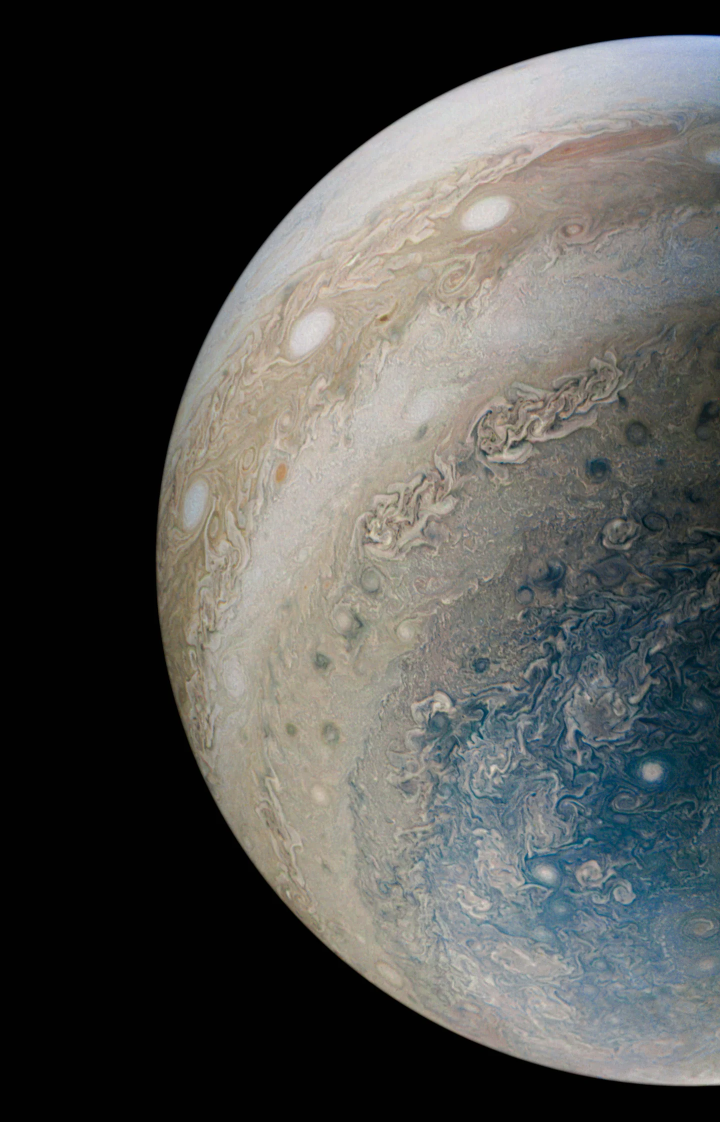
#> input picture images/01-turbulent-south-1440.webp, 1440 x 2244 px (shown at 1/2 size)
$ python -i image-variants.py   (imports and definitions only)
#> lines starting #> are read from the running program, lines starting #| are printed output that depends on the picture; after the words box and inside, x2 and y2 are one past the last pixel; in counts of white or black regions, pixels touching at a corner belong together
#> further down, picture is the input picture: PIL image 1440x2244 RGB; mean R, G, B 80.1, 80.6, 78
#!/usr/bin/env python3
"""Make the WebP variants a full-bleed slide serves.

The site has no build step: every file it serves is committed. This script is
the recipe those committed files were made with, so that the next image added
to a deck is produced the same way. It is development tooling and nothing on
the site depends on it.

    python3 tools/image-variants.py SOURCE NAME [options]

For a SOURCE of any format Pillow reads, it writes NAME-<width>.webp for each
requested width that is narrower than the source, plus one at the source's own
width (or at --max, if the source is larger). The widest file is the one the
image viewer opens; the others go in the slide's srcset.

    python3 tools/image-variants.py ~/Downloads/PIA00104.jpg venus --max 4096

Options:
    --out DIR        where to write (default: planets)
    --widths A,B,C   srcset widths (default: 960,1440,1920,2560)
    --max N          cap the widest file at N pixels wide
    --quality N      WebP quality (default: 86)
    --disc           the source is a full disc that touches all four edges on a
                     background that is not black: mask everything outside the
                     disc to black, with a soft two-pixel edge

Requires Python 3 and Pillow (`pip install pillow`).
"""
import argparse
import os
import sys

from PIL import Image, ImageDraw, ImageFilter

Image.MAX_IMAGE_PIXELS = None  # spacecraft mosaics are legitimately enormous


def mask_disc(image):
    """Black out everything outside the inscribed circle."""
    width, height = image.size
#> width = 1440; height = 2244
    scale = 4 if max(width, height) <= 4096 else 1  # supersample small masks
#> scale = 4
    mask = Image.new('L', (width * scale, height * scale), 0)
#> mask: PIL image 5760x8976 L; every value is 0
    inset = 3 * scale  # sit just inside the limb, where mosaics are ragged
#> inset = 12
    ImageDraw.Draw(mask).ellipse((inset, inset, width * scale - inset, height * scale - inset), fill=255)
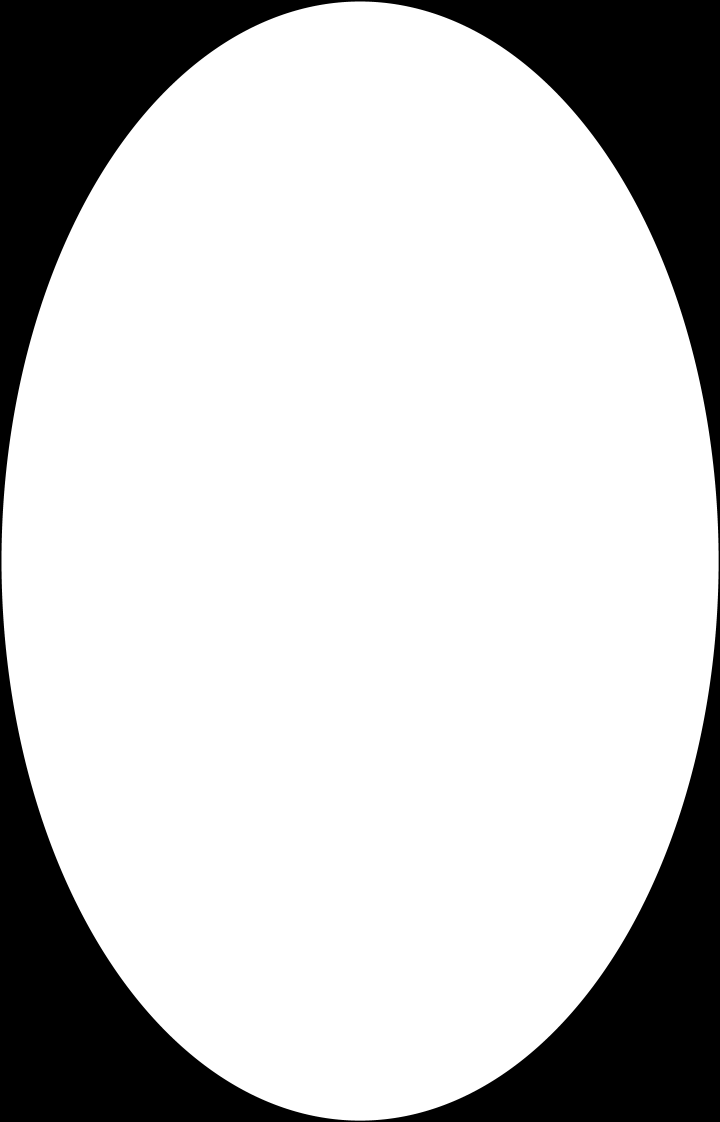
#> mask: PIL image 5760x8976 L (shown at 1/8 size); 78% white; 1 black region, box (x1, y1, x2, y2) and area: (0, 0, 5760, 8976) 11361883
    if scale > 1:
        mask = mask.resize((width, height), Image.LANCZOS)
#> mask: PIL image 1440x2244 L
    else:
        mask = mask.filter(ImageFilter.GaussianBlur(1.0))
    black = Image.new(image.mode, image.size, 0)
#> black: PIL image 1440x2244 RGB; every value is 0
    return Image.composite(image, black, mask)
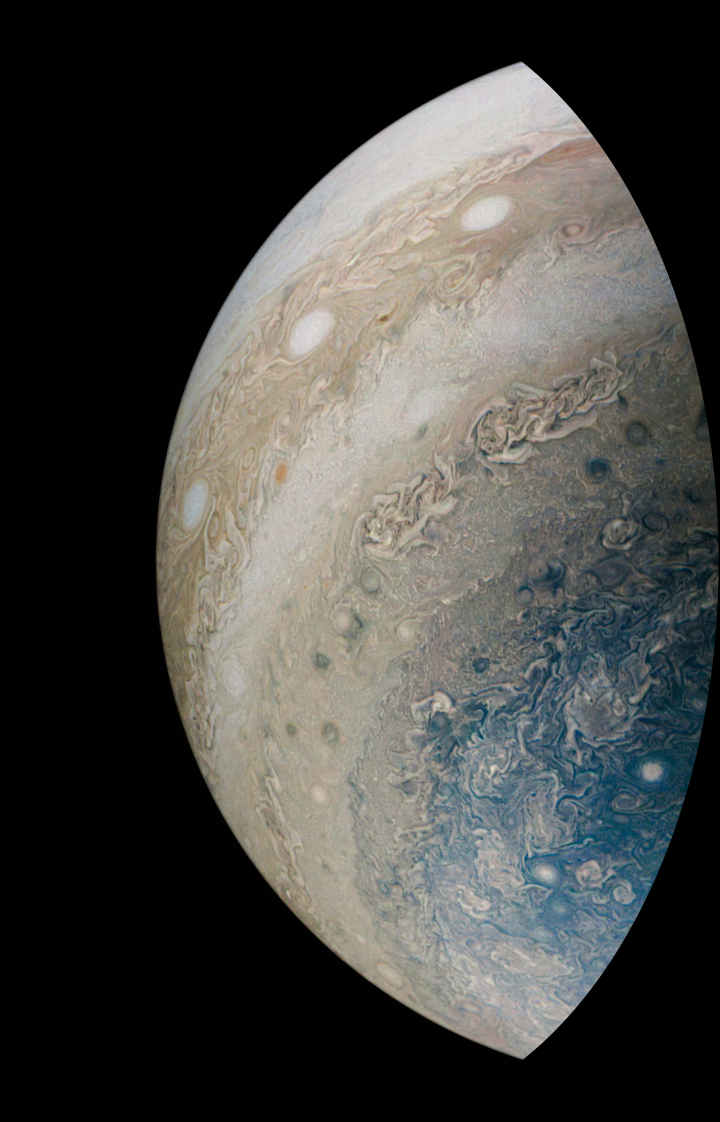
#> returned value: PIL image 1440x2244 RGB (shown at 1/2 size); mean R, G, B 70.5, 70.3, 67.2


def main():
    parser = argparse.ArgumentParser(description=__doc__, formatter_class=argparse.RawDescriptionHelpFormatter)
    parser.add_argument('source')
    parser.add_argument('name')
    parser.add_argument('--out', default='planets')
    parser.add_argument('--widths', default='960,1440,1920,2560')
    parser.add_argument('--max', type=int, default=0)
    parser.add_argument('--quality', type=int, default=86)
    parser.add_argument('--disc', action='store_true')
    args = parser.parse_args()

    image = Image.open(args.source)
    image = image.convert('RGB') if image.mode not in ('RGB', 'L') else image
    print(f'source  {image.width} x {image.height}  {os.path.getsize(args.source) / 1e6:.2f} MB')

    top = min(image.width, args.max) if args.max else image.width
    if top < image.width:
        image = image.resize((top, round(image.height * top / image.width)), Image.LANCZOS)
    if args.disc:
        image = mask_disc(image)
    image = image.convert('RGB')

    widths = sorted({int(w) for w in args.widths.split(',') if int(w) < top} | {top})
    os.makedirs(args.out, exist_ok=True)
    for width in widths:
        variant = image if width == image.width else image.resize(
            (width, round(image.height * width / image.width)), Image.LANCZOS)
        path = os.path.join(args.out, f'{args.name}-{width}.webp')
        variant.save(path, 'WEBP', quality=args.quality, method=6)
        print(f'{path}  {variant.width} x {variant.height}  {os.path.getsize(path) / 1e3:.0f} KB')

    srcset = ', '.join(f'{args.out}/{args.name}-{w}.webp {w}w' for w in widths)
    print(f'\nsrcset="{srcset}"')
    print(f'viewer: data-zoom="{args.out}/{args.name}-{top}.webp" data-zoom-w="{top}" '
          f'data-zoom-h="{round(image.height)}"')
    return 0


# [2 lines not run here, left out]

>>> from PIL import Image
>>> picture = Image.open('../images/01-turbulent-south-1440.webp')
>>> result = mask_disc(picture)
